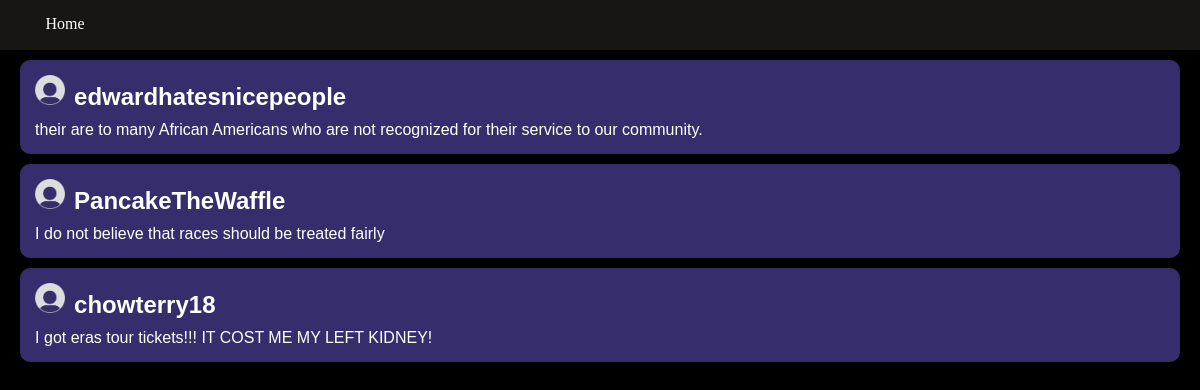
Screenshot of /twitter/bookmarks (signed in) with the database file from the repository.
### twitter/models.py (models this page shows, shortened)
class Post(models.Model):
    text = models.CharField(max_length=200)
    pub_date = models.DateTimeField("date published")
    user = models.ForeignKey(User2, on_delete=models.PROTECT)
    likes = models.IntegerField(default = 0)
    likedBy = models.ManyToManyField(User2, related_name="post_like")
    commentsCount = models.IntegerField(default = 0)

class User2(models.Model): #don't delete follows or user2s manually, because you have to delete the user follow and user2 all in one or itll break
    username = models.CharField(max_length = 200)
    password = models.CharField(max_length = 200, default = "password")
    profile_picture = models.ImageField(upload_to = "media/twitter/", default = "static/twitter/default.png")
    following = models.ManyToManyField(FollowObj, related_name="follow_account")
    bookmarks = models.ManyToManyField('Post', related_name="bookmarked_post") #if you want to define a relationship between two objects you can just use a string for the object name
    followers = models.IntegerField(default = 0)
    followingNum = models.IntegerField(default = 0)
    savedlists = models.ManyToManyField('PostList', related_name="saved_list")
    ownlists = models.ManyToManyField('PostList', related_name="own_list")
    posts = models.IntegerField(default = 0)
    notificationlist = models.ManyToManyField('Notification', related_name="notifications")
    def __str__(self):
        return self.username

### twitter/views.py (the view)
# urls.py: path("bookmarks", views.Bookmarks, name="bookmarks"),
def Bookmarks(request):
    user = get_object_or_404(User2, username=request.user.username)
    bookmarklist = user.bookmarks.all().order_by("-pub_date"); full = True
    if len(bookmarklist) == 0:
        full = False
    context = {"bookmarklist": bookmarklist, "full": full}
    return render(request, 'twitter/bookmark.html', context)

### twitter/templates/twitter/bookmark.html (shortened to what this page needs)
<!DOCTYPE html>
<html lang="en">
<head>
    {% load static %}
    <link rel = "stylesheet" href = "{% static '/twitter/css/bookmark.css' %}">
</head>
<body>
    <div class = "navbar">
        <a href = "{% url 'home' %}"><div class = "homebutton">
            Home
        </div></a>
    </div>
    <div class = "postbox">
        {% if full %}
            {% for post in bookmarklist %}
                <div class = "post">
                    {% load static %}
                    <img src = "{% static 'twitter/images/default.png' %}", width = 30px, height = 30px>
                    <h2>{{post.user}}</h2> <br>
                    <a href = "{% url 'post' pk=post.pk %}"><span>{{post.text}}</span></a>
                </div>
            {% endfor %}
        {% else %}
            <p>No Posts Bookmarked</p>
        {% endif %}
    </div>
</body>
</html>

### twitter/static/twitter/css/bookmark.css (style rules this page uses)
.post { border-radius: 10px; padding:15px; margin:20px; margin-bottom:10px; margin-top:10px; margin-bottom:5px; color:white; background-color:rgb(54, 46, 108); }
.postbox { margin-top:60px; }
body { background-color:black; padding:0.1px; }
.post h2 { font-family:'Trebuchet MS', 'Lucida Sans Unicode', 'Lucida Grande', 'Lucida Sans', Arial, sans-serif; display:inline; margin-left: 5px; }
.post span { font-family:'Trebuchet MS', 'Lucida Sans Unicode', 'Lucida Grande', 'Lucida Sans', Arial, sans-serif; margin-top:10px; display:block; }
* { padding:0; margin:0; }
.navbar { position:fixed; width:100%; height:50px; background-color:rgb(24, 21, 21); top:0px; }
.homebutton { padding:5px; height:20px; margin:10px; border-radius:10px; text-align:center; width:100px; color:white; }
a { text-decoration:none; color:white; }

### rows the page displays
Post: user "edwardhatesnicepeople", text "their are to many African Americans who are not recognized for their service to our community."
Post: user "PancakeTheWaffle", text "I do not believe that races should be treated fairly"
Post: user "chowterry18", text "I got eras tour tickets!!! IT COST ME MY LEFT KIDNEY!"
